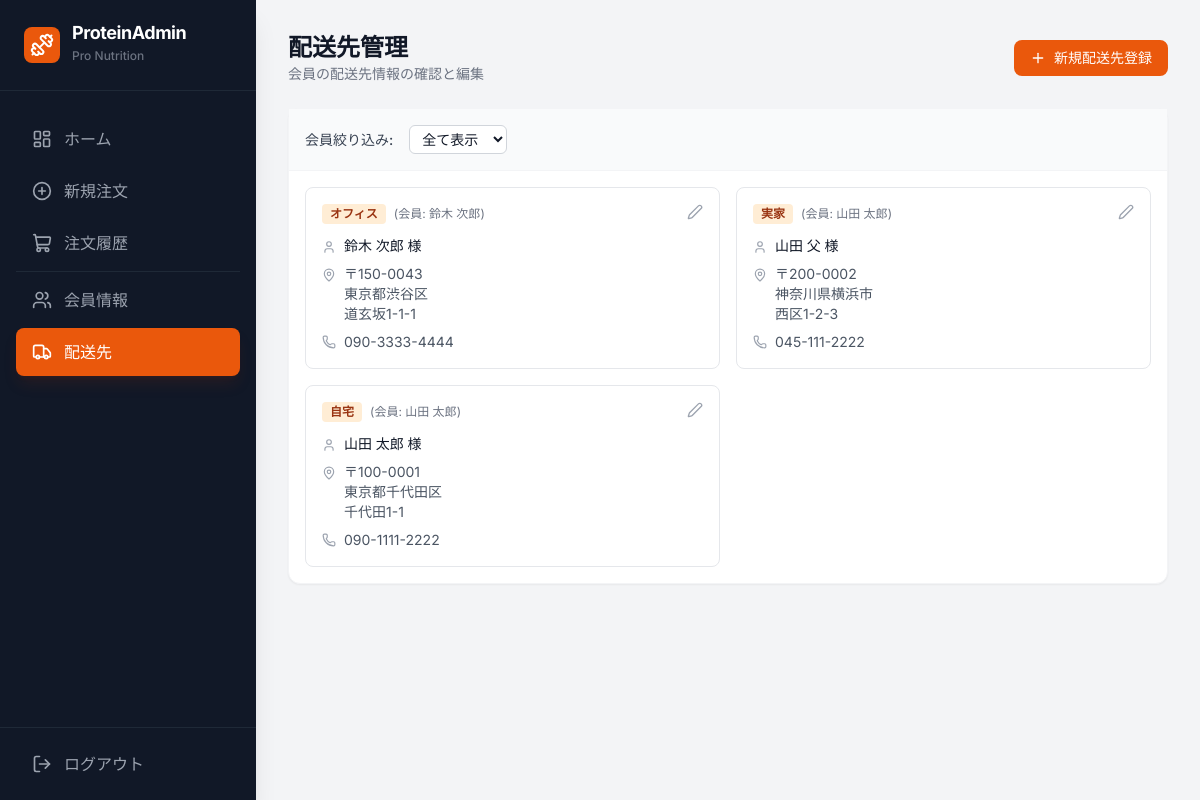
Screenshot of /shipping/ (signed in) with the database file from the repository.
### dashboard/models.py (models this page shows, shortened)
class ShippingAddress(models.Model):
    member = models.ForeignKey(Member, on_delete=models.PROTECT, related_name='shipping_addresses')
    label = models.CharField(max_length=100)
    postal_code = models.CharField(max_length=8)
    address1 = models.CharField(max_length=255)
    address2 = models.CharField(max_length=255)
    recipient_name = models.CharField(max_length=100)
    phone = models.CharField(max_length=20, blank=True)
    is_active = models.BooleanField(default=True)
    created_at = models.DateTimeField(auto_now_add=True)
    updated_at = models.DateTimeField(auto_now=True)

class Member(models.Model):
    name = models.CharField(max_length=100)
    email = models.EmailField(unique=True)
    phone = models.CharField(max_length=20, blank=True)
    is_active = models.BooleanField(default=True)
    created_at = models.DateTimeField(auto_now_add=True)
    updated_at = models.DateTimeField(auto_now=True)

### dashboard/views.py (the view)
# urls.py: path('shipping/', views.ShippingAddressListView.as_view(), name='shipping-list'),
class ShippingAddressListView(LoginRequiredMixin, ListView):
    model = ShippingAddress
    template_name = 'dashboard/shipping_list.html'
    context_object_name = 'addresses'
    def get_queryset(self):
        return ShippingAddress.objects.select_related('member').order_by('label')

### dashboard/templates/dashboard/shipping_list.html (shortened to what this page needs)
{% extends 'dashboard/base.html' %}
{% block content %}
<div class="space-y-6">
  <div class="flex flex-col sm:flex-row justify-between items-start sm:items-center gap-4">
    <div>
      <h2 class="text-2xl font-bold text-gray-900">配送先管理</h2>
      <p class="text-gray-500 text-sm">会員の配送先情報の確認と編集</p>
    </div>
    <a href="{% url 'shipping-create' %}"
      class="bg-orange-600 hover:bg-orange-700 text-white px-4 py-2 rounded-lg text-sm font-medium flex items-center transition-colors">
      <i data-lucide="plus" class="w-4 h-4 mr-2"></i>
      新規配送先登録
    </a>
  </div>
  <div class="bg-white rounded-xl shadow-sm border border-gray-100">
    <div class="p-4 border-b border-gray-100 bg-gray-50 flex items-center space-x-4">
      <span class="text-sm font-medium text-gray-700">会員絞り込み:</span>
      <select id="memberFilter"
        class="bg-white border border-gray-300 rounded-md text-sm py-1 px-2 text-gray-900 focus:ring-orange-500 focus:border-orange-500">
        <option value="all">全て表示</option>
      </select>
    </div>
    <div class="grid grid-cols-1 md:grid-cols-2 xl:grid-cols-3 gap-4 p-4" id="addressGrid">
      {% for address in addresses %}
      <div
        class="border border-gray-200 rounded-lg p-4 hover:shadow-md transition-shadow bg-white relative address-card"
        data-member-id="{{ address.member.id }}">
        <a href="{% url 'shipping-edit' address.pk %}"
          class="absolute top-4 right-4 text-gray-400 cursor-pointer hover:text-orange-600">
          <i data-lucide="edit-2" class="w-4 h-4"></i>
        </a>
        <div class="flex items-center space-x-2 mb-3">
          <span class="bg-orange-100 text-orange-800 text-xs font-bold px-2 py-0.5 rounded">
            {{ address.label }}
          </span>
          <span class="text-xs text-gray-500">
            (会員: {{ address.member.name }})
          </span>
        </div>
        <div class="space-y-2 text-sm text-gray-600">
          <div class="flex items-start">
            <i data-lucide="user" class="w-3.5 h-3.5 mt-1 mr-2 text-gray-400"></i>
            <span class="font-medium text-gray-900">{{ address.recipient_name }} 様</span>
          </div>
          <div class="flex items-start">
            <i data-lucide="map-pin" class="w-3.5 h-3.5 mt-1 mr-2 text-gray-400"></i>
            <div>
              <p>〒{{ address.postal_code }}</p>
              <p>{{ address.address1 }}</p>
              <p>{{ address.address2 }}</p>
            </div>
          </div>
          {% if address.phone %}
          <div class="flex items-center">
            <i data-lucide="phone" class="w-3.5 h-3.5 mr-2 text-gray-400"></i>
            <span>{{ address.phone }}</span>
          </div>
          {% endif %}
        </div>
      </div>
      {% empty %}
      <div class="col-span-full py-10 text-center text-gray-500">
        該当する配送先は見つかりませんでした
      </div>
      {% endfor %}
    </div>
  </div>
</div>
{% endblock %}

### dashboard/templates/dashboard/base.html (style rules this page uses)
body { font-family: 'Inter', sans-serif; }

### rows the page displays
ShippingAddress: label "オフィス", member.name "鈴木 次郎", recipient_name "鈴木 次郎", postal_code "150-0043", address1 "東京都渋谷区", address2 "道玄坂1-1-1", phone "090-3333-4444"
ShippingAddress: label "実家", member.name "山田 太郎", recipient_name "山田 父", postal_code "200-0002", address1 "神奈川県横浜市", address2 "西区1-2-3", phone "045-111-2222"
ShippingAddress: label "自宅", member.name "山田 太郎", recipient_name "山田 太郎", postal_code "100-0001", address1 "東京都千代田区", address2 "千代田1-1", phone "090-1111-2222"
